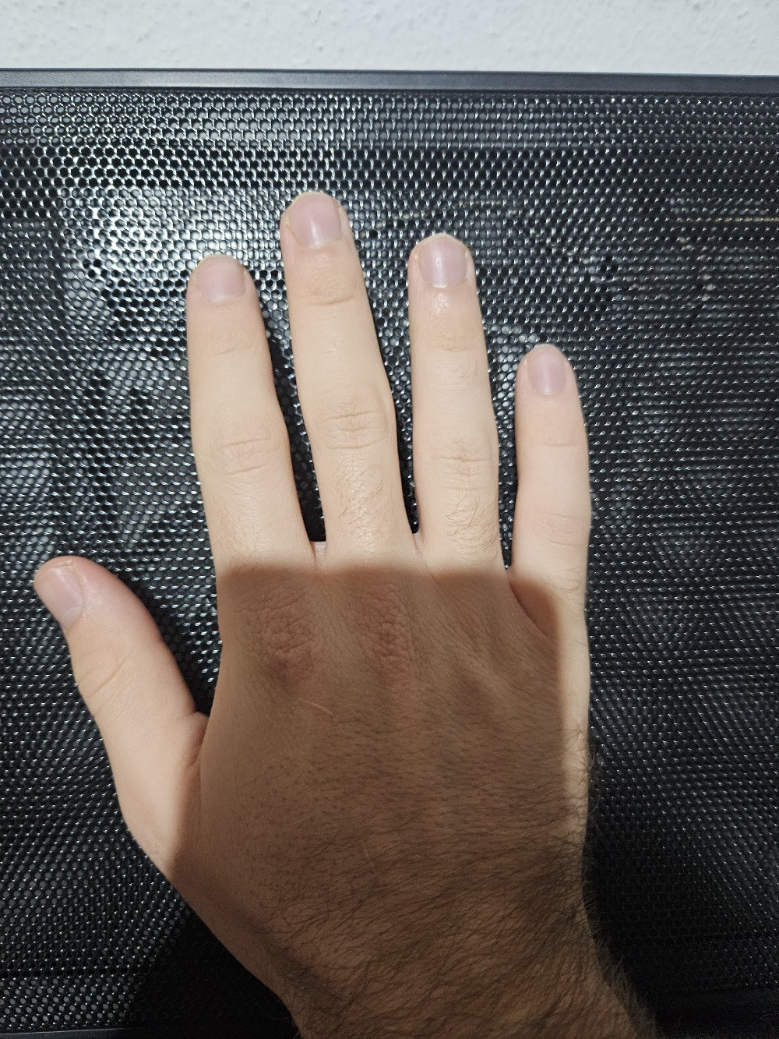
#> input picture pyimagesearch/Start/step4NuildMiniProjeWithOpenCv/input/hand.jpg, 779 x 1039 px, found by its file name
$ python extreme_points.py
#> lines starting #> are read from the running program, lines starting #| are printed output that depends on the picture; after the words box and inside, x2 and y2 are one past the last pixel; in counts of white or black regions, pixels touching at a corner belong together
import imutils
import cv2
# load the image, convert it to grayscale, and blur it slightly
image = cv2.imread("input\hand.jpg")
#> image is the input picture: shape (1039, 779, 3); mean B, G, R 89.7, 94.1, 100.7
gray = cv2.cvtColor(image, cv2.COLOR_BGR2GRAY)
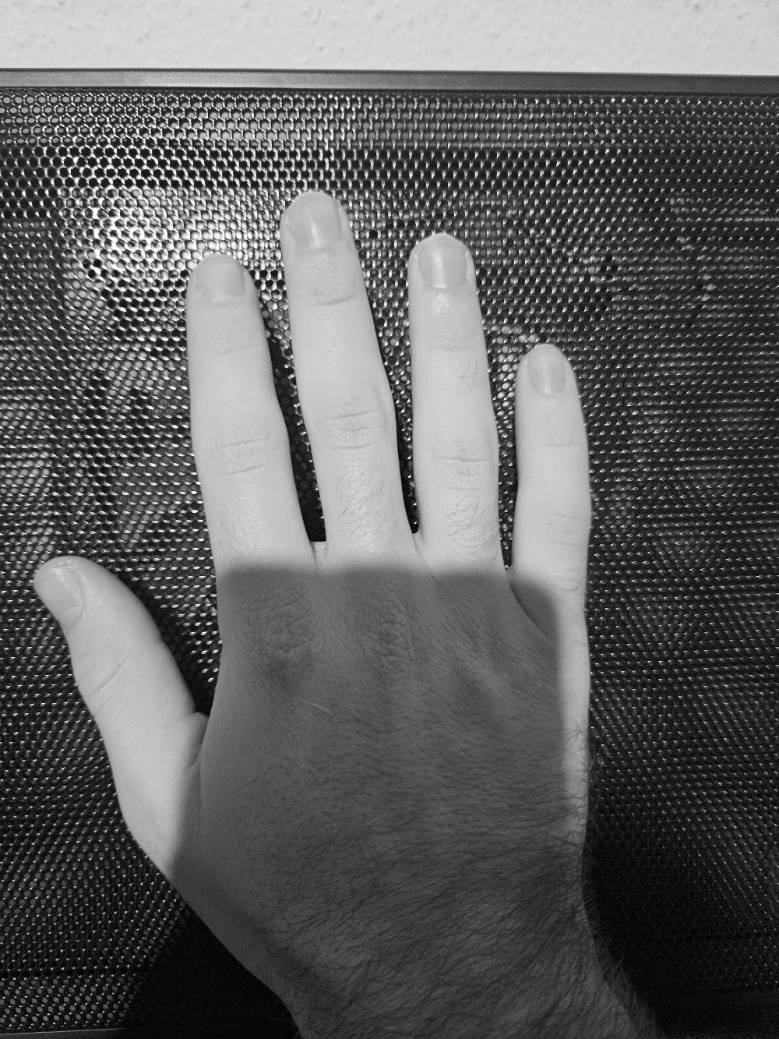
#> gray: shape (1039, 779); min 0, max 255, mean 95.6
gray = cv2.GaussianBlur(gray, (1,1), 0)

# threshold the image, then perform a series of erosions +
# dilations to remove any small regions of noise
thresh = cv2.threshold(gray, 105, 255, cv2.THRESH_BINARY)[1] #Gri tonlamalı ve blurlaştırılmış görüntüyü belirli bir eşik değeri kullanarak iki renkli bir görüntüye dönüştürür.
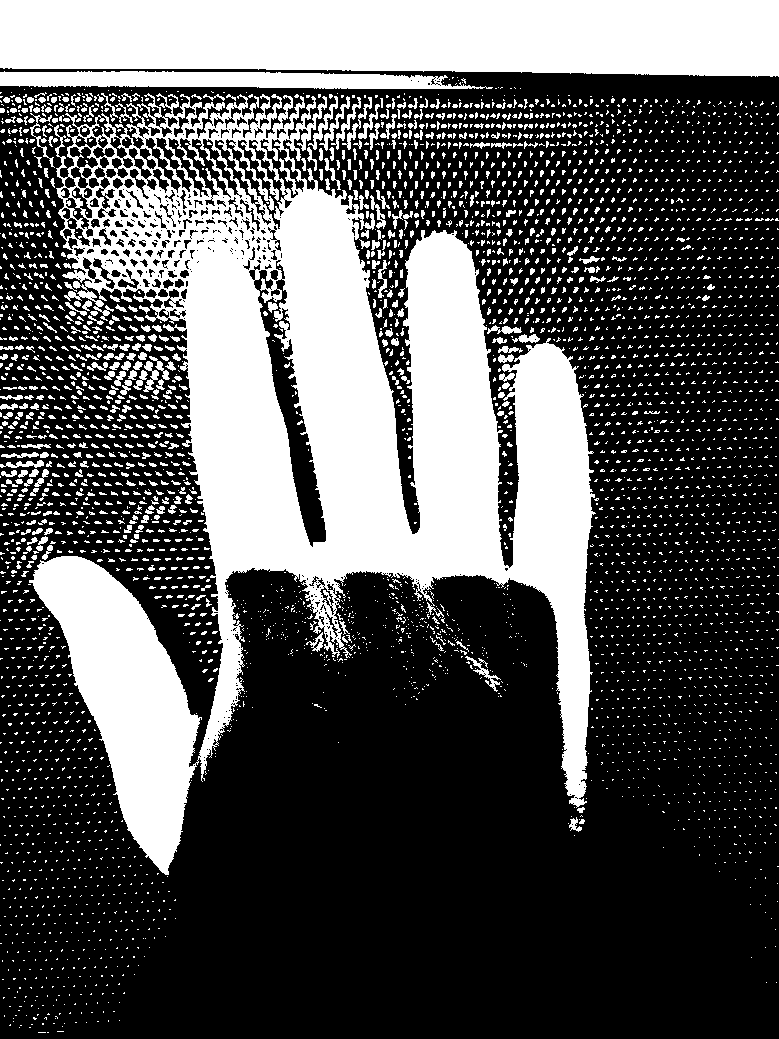
#> thresh: shape (1039, 779); 33.5% white; 4060 white regions (3535 under 20 px), largest, box (x1, y1, x2, y2) and area: (29, 93, 596, 875) 166206, (0, 0, 779, 77) 55687, (0, 71, 493, 89) 6629
#Bu, nesneleri daha belirgin hale getirmek ve arkaplandan ayırmak için kullanılır.
thresh = cv2.erode(thresh, None, iterations=2)
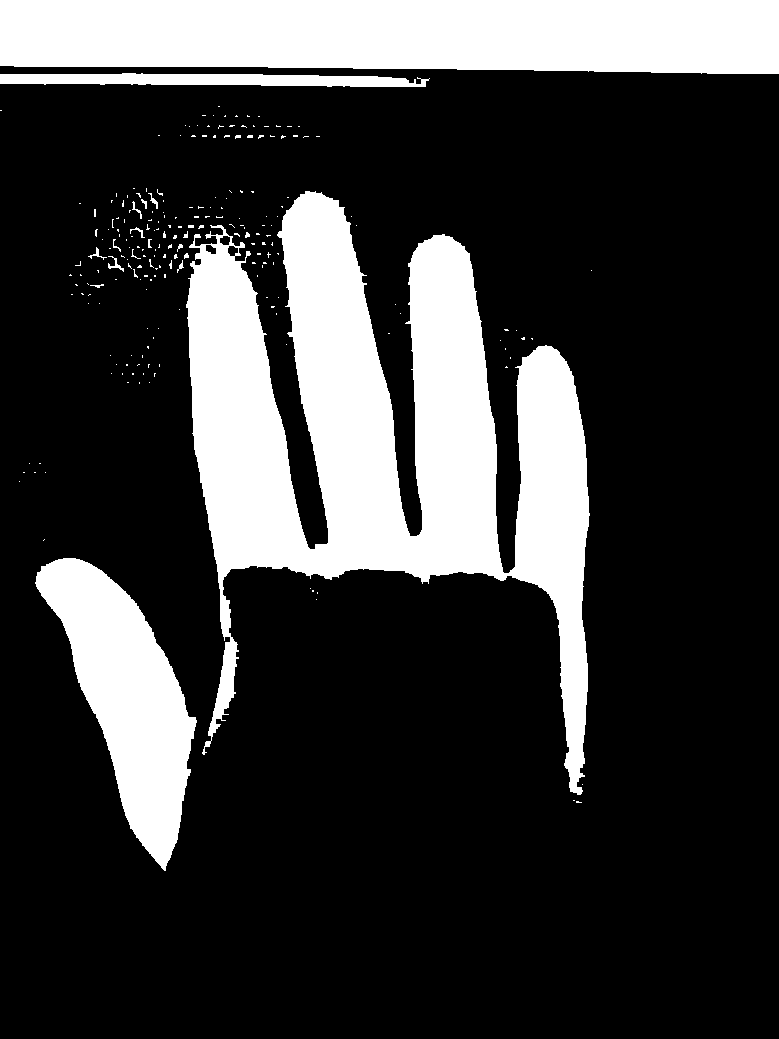
#> thresh: shape (1039, 779); 23% white; 218 white regions (199 under 20 px), largest, box (x1, y1, x2, y2) and area: (186, 191, 590, 795) 103292, (0, 0, 779, 74) 54070, (35, 558, 197, 871) 23021
thresh = cv2.dilate(thresh, None, iterations=2)
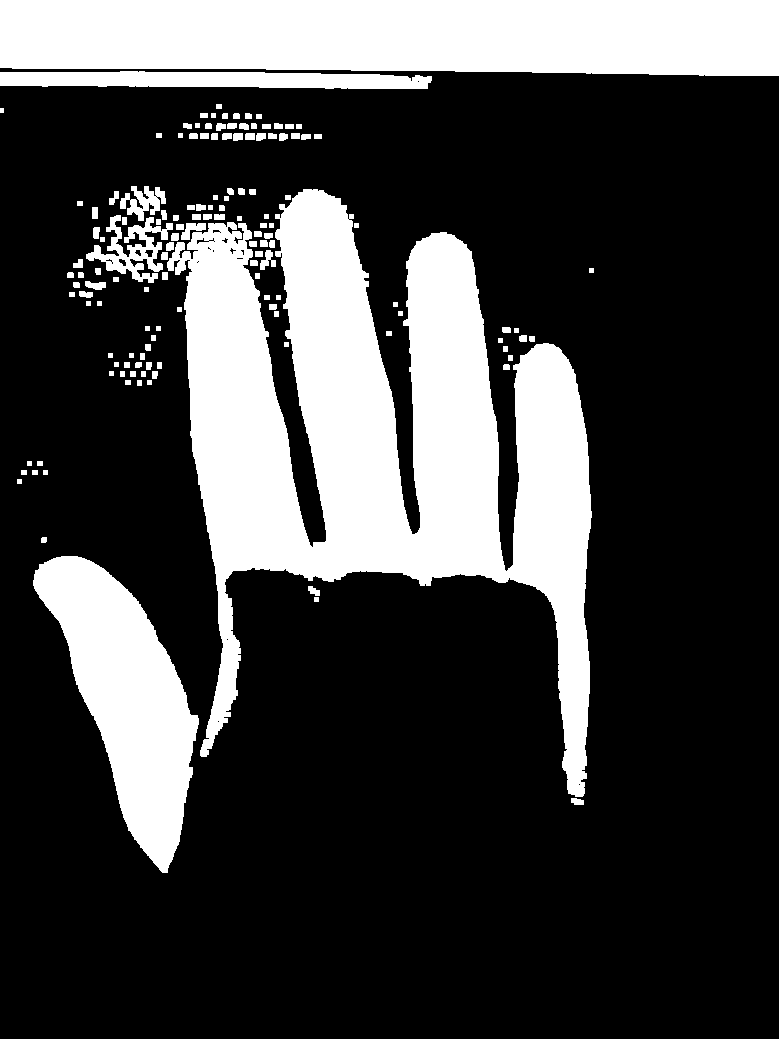
#> thresh: shape (1039, 779); 25.9% white; 141 white regions
#Erozyon, beyaz nesne piksellerini küçültür, genişleme ise onları büyütür. Bu işlemler, küçük gürültü parçacıklarını ve kenarları düzeltmeye yardımcı olur.

# find contours in thresholded image, then grab the largest
# one
cnts = cv2.findContours(thresh.copy(), cv2.RETR_EXTERNAL,
	cv2.CHAIN_APPROX_SIMPLE)
#> cnts = 141 contours, 34 with area under 20; largest, box (x1, y1, x2, y2) and area: (167, 189, 592, 797) 112017, (0, 0, 779, 76) 54802, (33, 556, 199, 873) 24594, (0, 71, 432, 89) 5808, (86, 215, 173, 283) 2019
cnts = imutils.grab_contours(cnts)
c = max(cnts, key=cv2.contourArea)
#> c = contour of 1474 points, box (x1, y1, x2, y2) (167, 189, 592, 797), area 112017
# determine the most extreme points along the contour
extLeft = tuple(c[c[:, :, 0].argmin()][0])
#> extLeft = (167, 262)
extRight = tuple(c[c[:, :, 0].argmax()][0])
#> extRight = (591, 517)
extTop = tuple(c[c[:, :, 1].argmin()][0])
#> extTop = (303, 189)
extBot = tuple(c[c[:, :, 1].argmax()][0])
#> extBot = (575, 796)
# draw the outline of the object, then draw each of the
# extreme points, where the left-most is red, right-most
# is green, top-most is blue, and bottom-most is teal
cv2.drawContours(image, [c], -1, (0, 255, 255), 2)
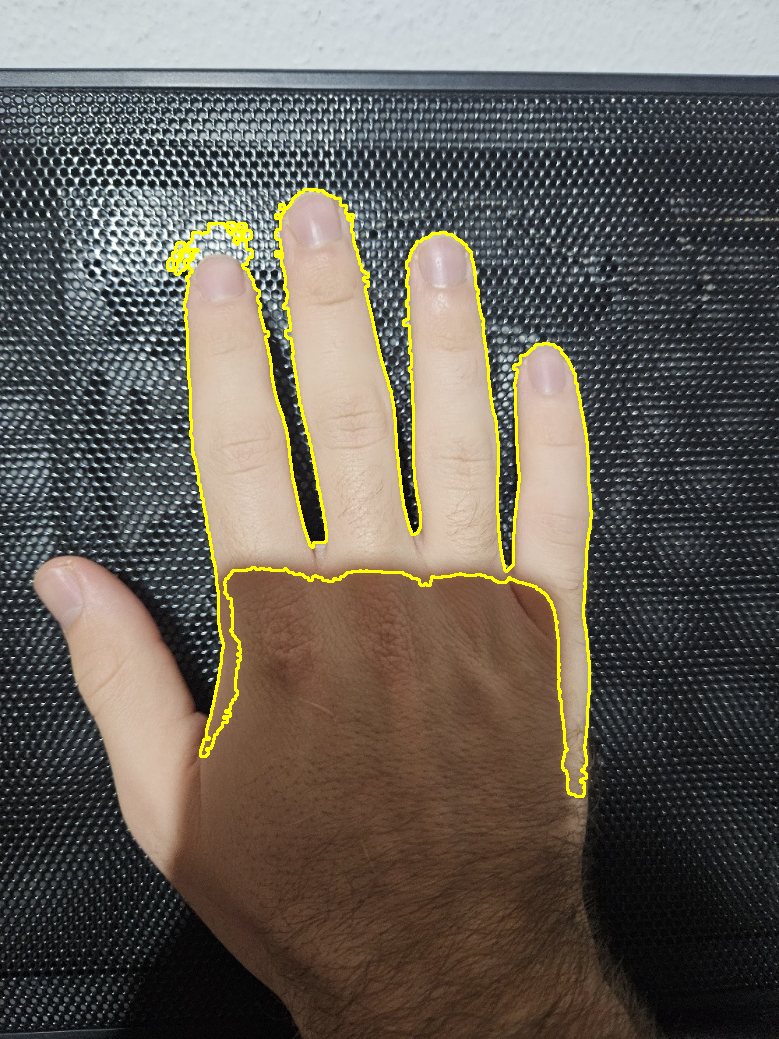
#> image: shape (1039, 779, 3); 1.74% of pixels changed, all inside (x1, y1, x2, y2) = (166, 188, 593, 798)
cv2.circle(image, extLeft, 8, (0, 0, 255), -1)
#> image: shape (1039, 779, 3); 0.02% of pixels changed, all inside (x1, y1, x2, y2) = (159, 254, 176, 271)
cv2.circle(image, extRight, 8, (0, 255, 0), -1)
#> image: shape (1039, 779, 3); mean B, G, R 87.7, 96.4, 102.7
cv2.circle(image, extTop, 8, (255, 0, 0), -1)
#> image: shape (1039, 779, 3); mean B, G, R 87.8, 96.4, 102.6
cv2.circle(image, extBot, 8, (255, 255, 0), -1)
#> image: shape (1039, 779, 3); mean B, G, R 87.8, 96.4, 102.6
# show the output image
cv2.imshow("Image", image)
cv2.waitKey(0)

$ run again, with pyimagesearch/Start/step4NuildMiniProjeWithOpenCv/input/manzara-fotografciligi-1.jpg copied over pyimagesearch/Start/step4NuildMiniProjeWithOpenCv/input/hand.jpg
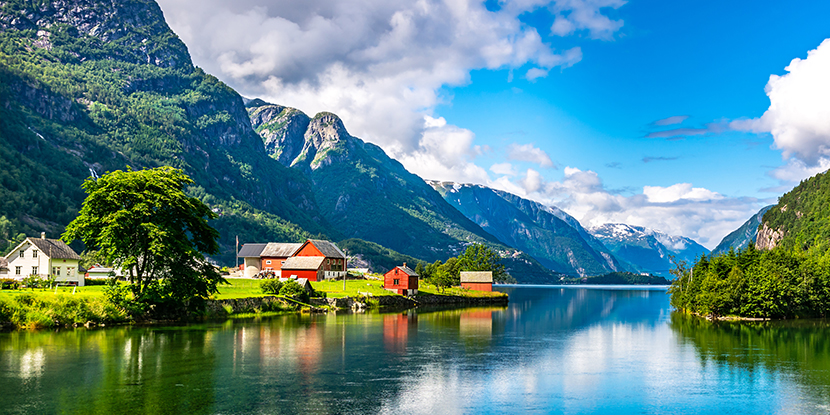
#> input picture pyimagesearch/Start/step4NuildMiniProjeWithOpenCv/input/manzara-fotografciligi-1.jpg, 830 x 415 px, found by its file name
#> image is the input picture: shape (415, 830, 3); mean B, G, R 140.1, 134.1, 88.2
#> `thresh = cv2.dilate(thresh, None, iterations=2)`:
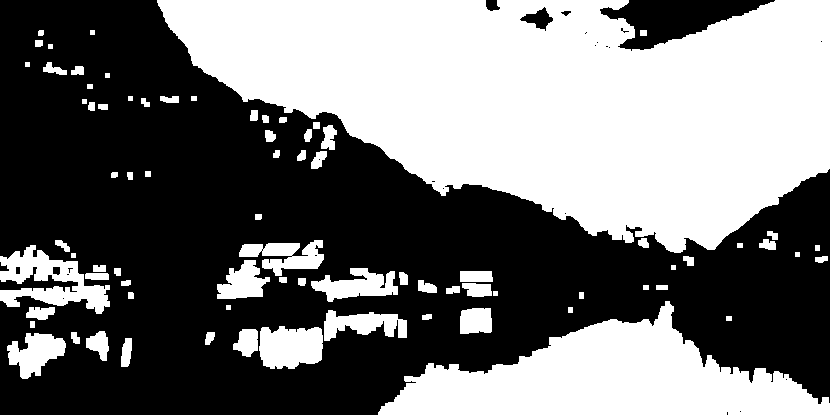
#> thresh: shape (415, 830); 45.6% white; 79 white regions
#> cnts = 79 contours, 11 with area under 20; largest, box (x1, y1, x2, y2) and area: (157, 0, 830, 253) 109802, (378, 301, 830, 415) 25398, (0, 245, 110, 314) 3336, (259, 326, 323, 369) 2202, (311, 268, 398, 302) 1504
#> c = contour of 626 points, box (x1, y1, x2, y2) (157, 0, 830, 253), area 109802
#> extLeft = (157, 0)
#> extRight = (829, 168)
#> extTop = (157, 0)
#> extBot = (674, 252)
#> `cv2.circle(image, extBot, 8, (255, 255, 0), -1)`:
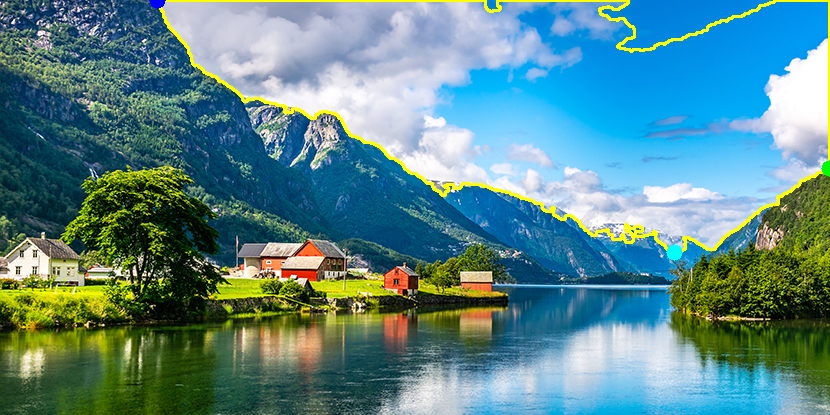
#> image: shape (415, 830, 3); mean B, G, R 136.8, 135.6, 90.4
